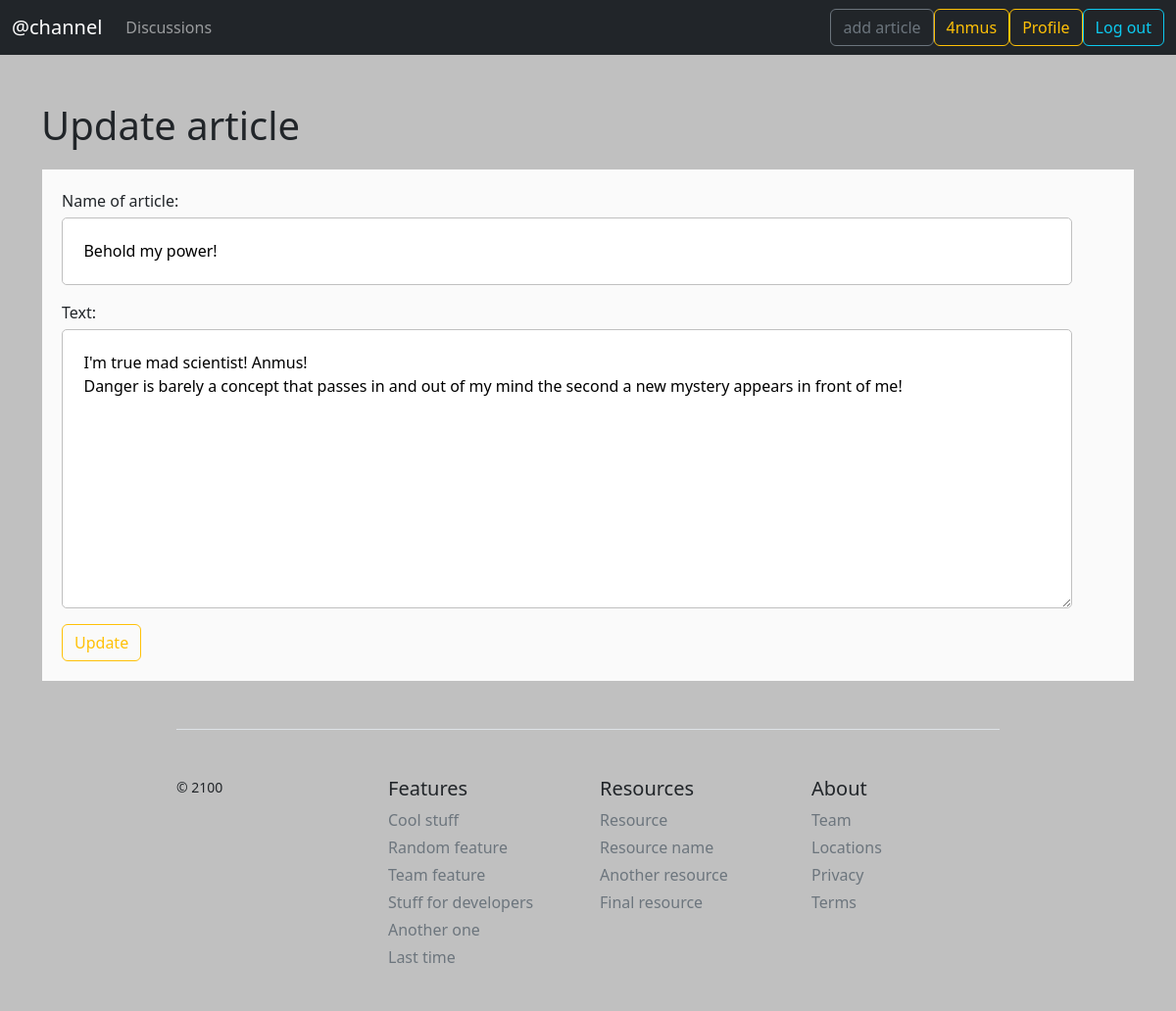
The app's page /news/5/update (signed in), older data.
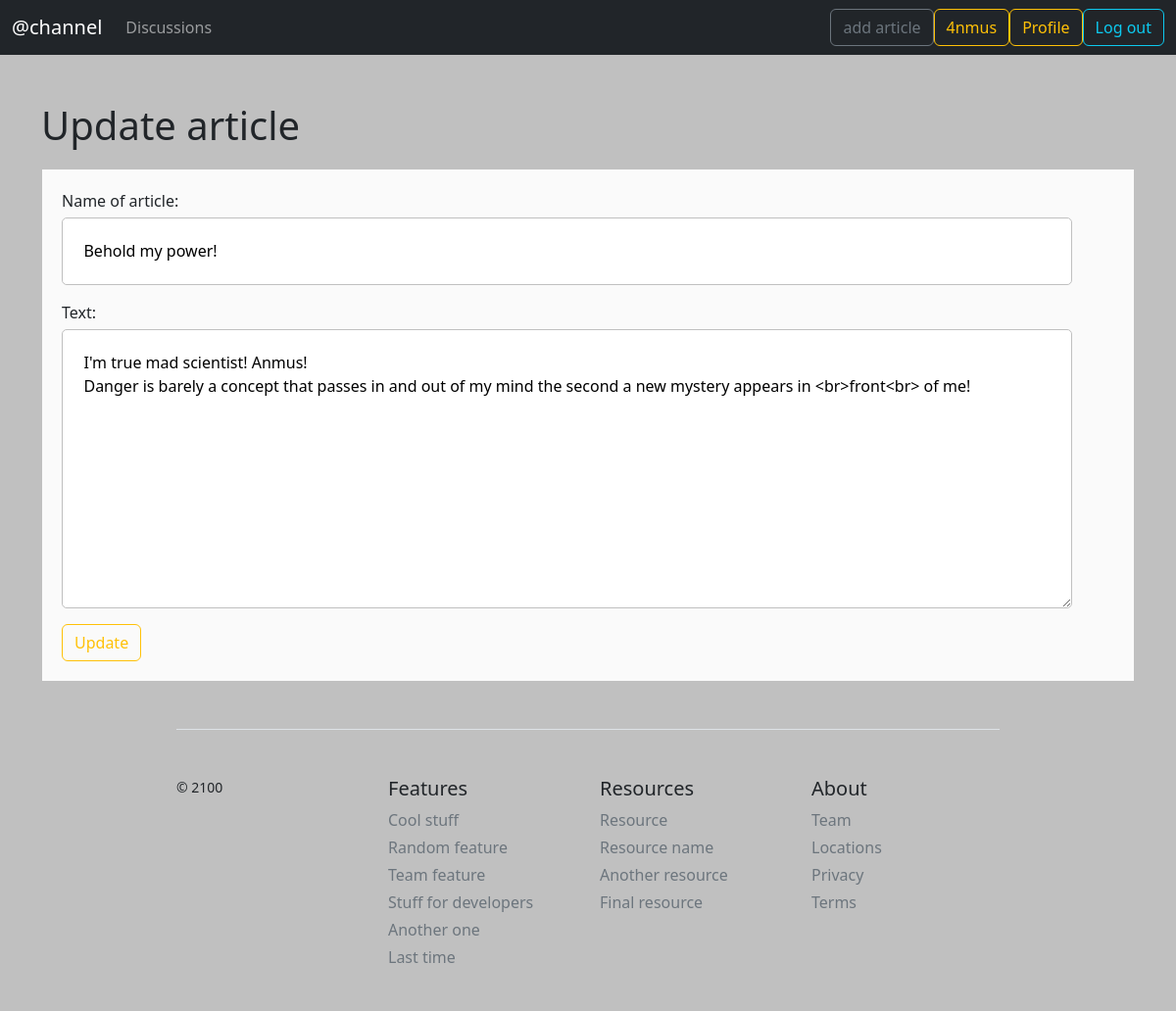
The same page, newer data.
### blog/models.py (models this page shows, shortened)
class News(models.Model):
    title = models.CharField('Name of article', max_length=100, unique=True)
    text = models.TextField("Text")
    date = models.DateTimeField('date', default=timezone.now)
    author = models.ForeignKey(User, verbose_name='author', on_delete=models.CASCADE)
    views = models.IntegerField("Views", default=1)
    sizes = (
        ("A", 'Anonymous'),
        ("H", 'Hybrid'),
        ("P", 'Public'),
    )
    type_of_message = models.CharField(max_length=1, choices=sizes, default='P')
    class Meta:
        verbose_name = 'New'
        verbose_name_plural = 'News'

### blog/views.py (the view, shortened to what this page needs)
# urls.py: path('news/<int:pk>/update', views.UpdateNewsView.as_view(), name='news-update'),
class UpdateNewsView(LoginRequiredMixin, UserPassesTestMixin, UpdateView):
    model = News
    template_name = 'blog/create_news.html'
    fields = ['title', 'text']
    def test_func(self):
        news = self.get_object()
        if self.request.user == news.author:
            return True
        return False
    def get_context_data(self, **kwards):
        ctx = super(UpdateNewsView, self).get_context_data(**kwards)
        ctx['title'] = 'Update article'
        ctx['btn_text'] = 'Update'
        return ctx

### blog/templates/blog/create_news.html (shortened to what this page needs)
{% extends 'blog/base.html' %}
{% block content %}
    <h1>{{title}}</h1>
    <form method="post" class="form-register auth">
        {{ form.as_p }}
        <button class="btn btn-outline-warning" type="submit">{{btn_text}}</button>
    </form>
{% endblock %}

Row changes from the older to the newer data that the page shows:
changed News "Behold my power!": text "I'm true mad scientist! Anmus! Danger is barely a concept that passes in and out of my mind the second a new mystery appears in front of me!" → "I'm true mad scientist! Anmus! Danger is barely a concept that passes in and out of my mind the second a new mystery appears in <br>front<br> of me!"
